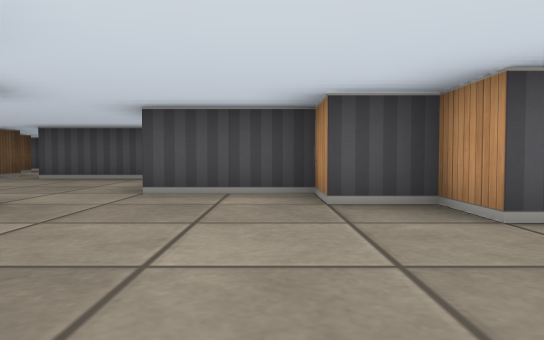
view 1 (above)

21 first-person views from a walk through a cub3D level. The camera is about half as high as the walls, tilts 2° down and sees 70° across. The floor is counted in squares. Each view is taken from the middle of a square. On the plan, view 1 faces up. The plan holds only what a view shows up to about 9 squares ahead; the rest is blank.

view 2
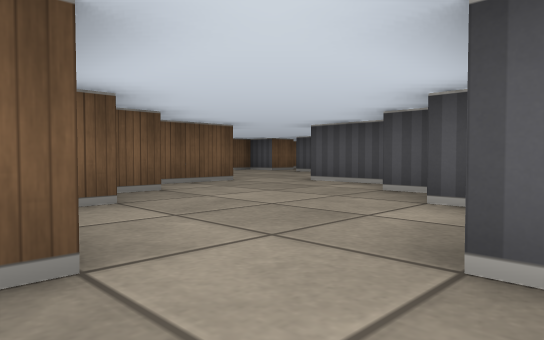

view 3
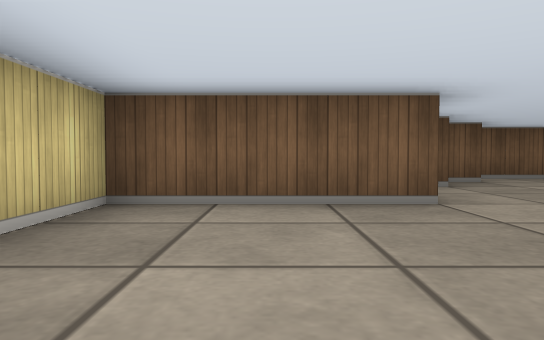

view 4
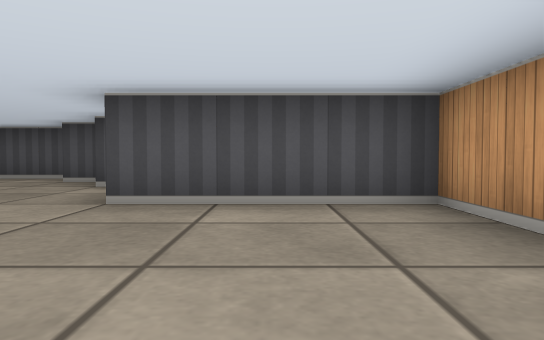

view 5
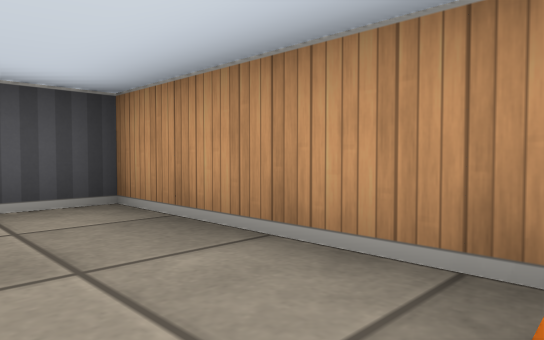

view 6
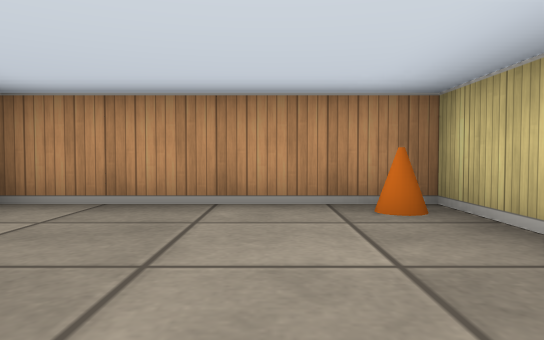

view 7
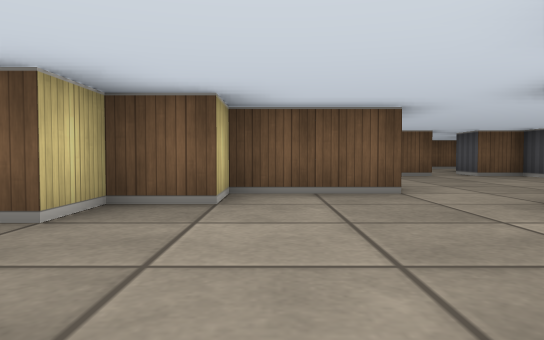

view 8
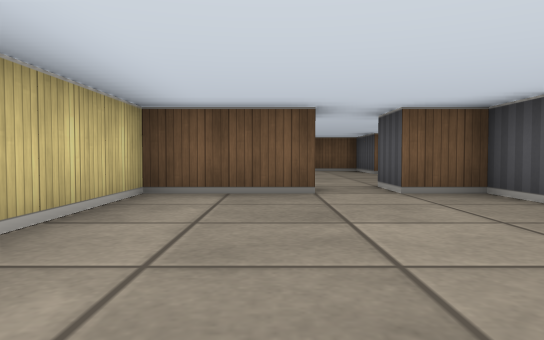

view 9
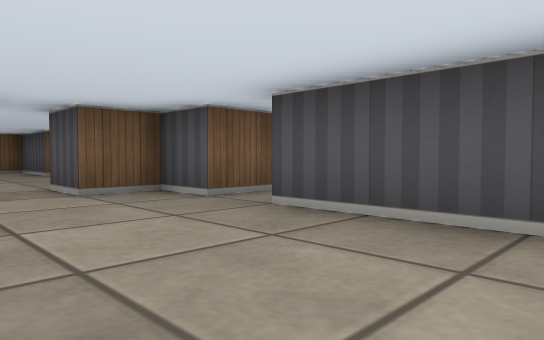

view 10
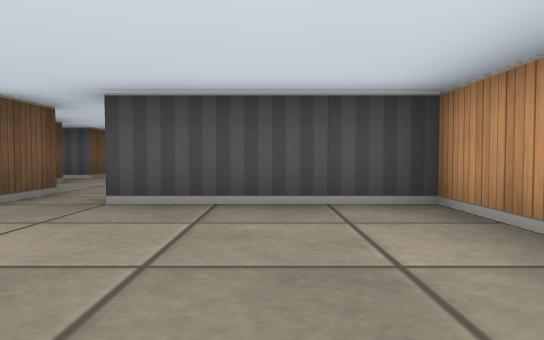

view 11
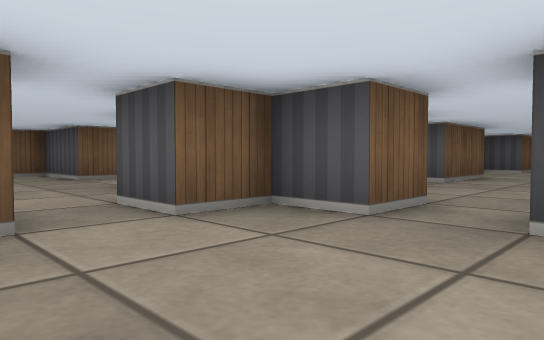

view 12
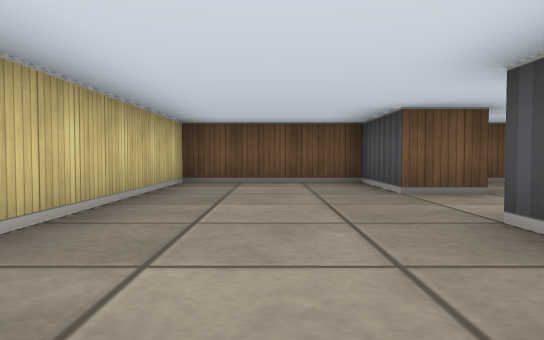

view 13
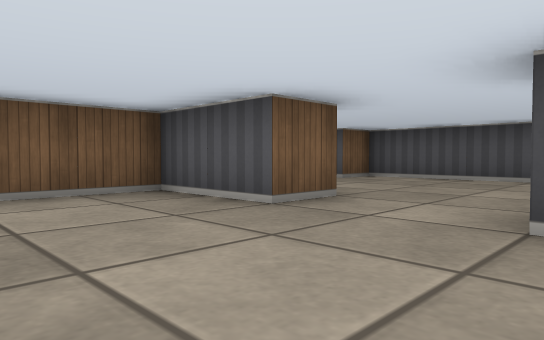

view 14
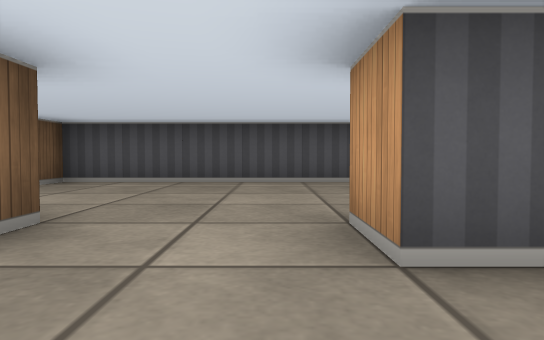

view 15
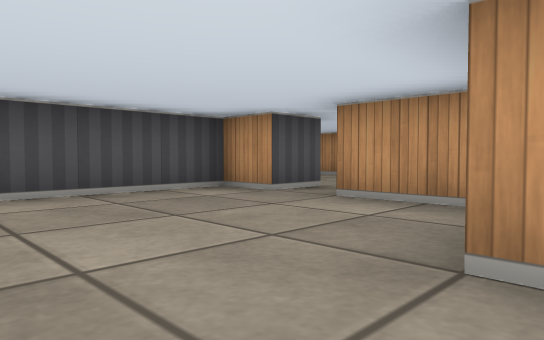

view 16
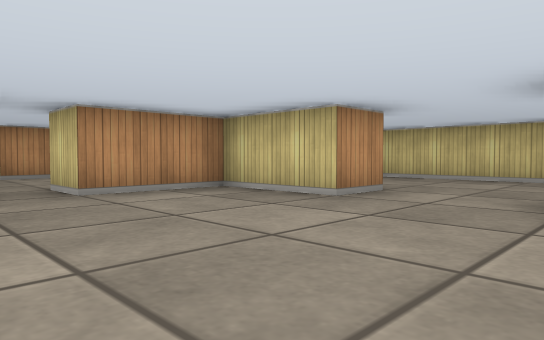

view 17
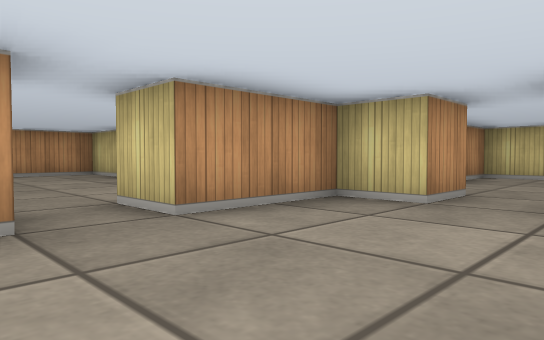

view 18
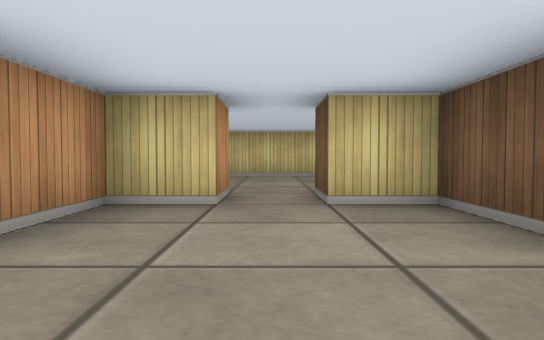

view 19
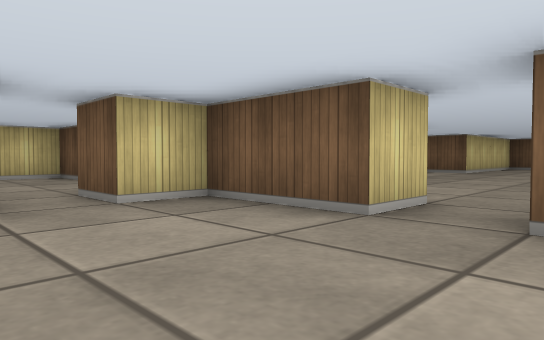

view 20
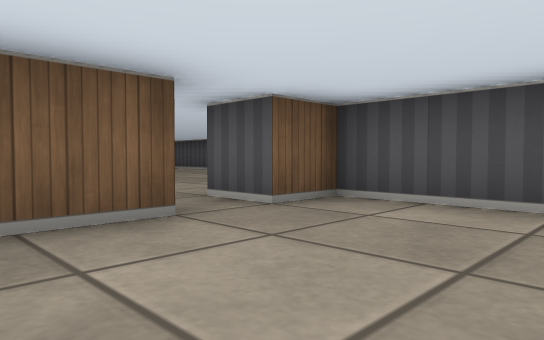

view 21
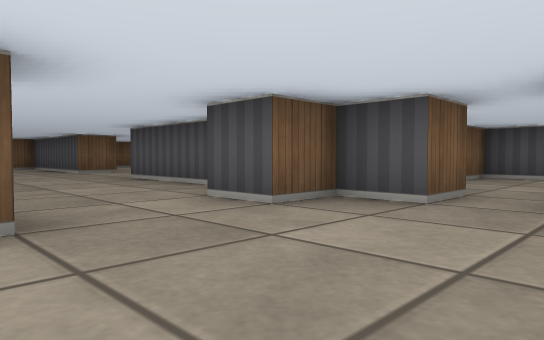

### Floor plan
Ten units are one square. View 1 is at (0, 0); x grows to the right and y downward. Boxes are objects, and circles mark ways between rooms. Rooms are numbered by the first view taken in them; rooms with no view inside come last. Other rooms are left out.
<svg viewBox="-191 -130 251 170">
<path fill="none" stroke="#000" d="M15 -25 15 -35 5 -35 5 -45 -15 -45M-25 -36 -25 -15 -15 -15 -15 -5 -5 -5 -5 -1M15 4 15 35 55 35 55 -5 25 -5M-15 -61 -15 -75 -45 -75M-65 -56 -65 -35 -41 -35M-55 -86 -55 -75 -65 -75 -65 -65 -75 -65M-89 -75 -95 -75 -95 -85M-115 -86 -115 -75 -135 -75 -135 -45 -78 -45M-95 -85 -75 -85 -75 -105 -65 -105M-65 -115 -75 -115 -75 -125 -135 -125 -135 -115M-135 -100 -135 -95M-155 -125 -175 -125 -175 -115 -185 -115M-155 -85 -145 -85 -145 -105 -135 -105M-186 -105 -175 -105 -175 -85 -165 -85M-155 -74 -155 -85M-175 -46 -175 -35 -145 -35 -145 -45M-165 -85 -165 -75 -175 -75 -175 -65 -185 -65"/>
<rect x="45" y="25" width="10" height="10" fill="#bbb"><title>cone</title></rect>
<circle cx="20" cy="-5" r="3" fill="#2a7"/>
<circle cx="-20" cy="-45" r="3" fill="#2a7"/>
<circle cx="-70" cy="-60" r="3" fill="#2a7"/>
<circle cx="-105" cy="-80" r="3" fill="#2a7"/>
<circle cx="-140" cy="-110" r="3" fill="#2a7"/>
<circle cx="-160" cy="-80" r="3" fill="#2a7"/>
<text x="0" y="-20">1</text>
<text x="30" y="10">2</text>
<text x="-40" y="-60">3</text>
<text x="-110" y="-60">4</text>
<text x="-100" y="-110">5</text>
<text x="-160" y="-110">6</text>
<text x="-160" y="-60">7</text>
</svg>
Room 1 opens to room 2. Room 1 opens to room 3. Room 3 opens to room 4. Room 4 opens to room 5. Room 5 opens to room 6. Room 6 opens to room 7.

Where each view was taken, in squares from view 1:
view 1: 0 up, 0 right, facing up
view 2: 1 down, 3 right, facing up-left
view 3: 2 down, 5 right, facing left
view 4: 3 down, 4 right, facing up
view 5: 3 down, 4 right, facing up-right
view 6: 2 down, 2 right, facing right
view 7: 2 up, 2 right, facing left
view 8: 5 up, 2 left, facing left
view 9: 5 up, 2 left, facing up-left
view 10: 4 up, 3 left, facing up
view 11: 5 up, 4 left, facing up-left
view 12: 6 up, 7 left, facing left
view 13: 5 up, 9 left, facing up-left
view 14: 6 up, 10 left, facing up
view 15: 8 up, 11 left, facing up-right
view 16: 12 up, 12 left, facing down-right
view 17: 12 up, 17 left, facing down-right
view 18: 12 up, 16 left, facing down
view 19: 12 up, 15 left, facing down-left
view 20: 9 up, 15 left, facing up-left
view 21: 4 up, 15 left, facing up-left
